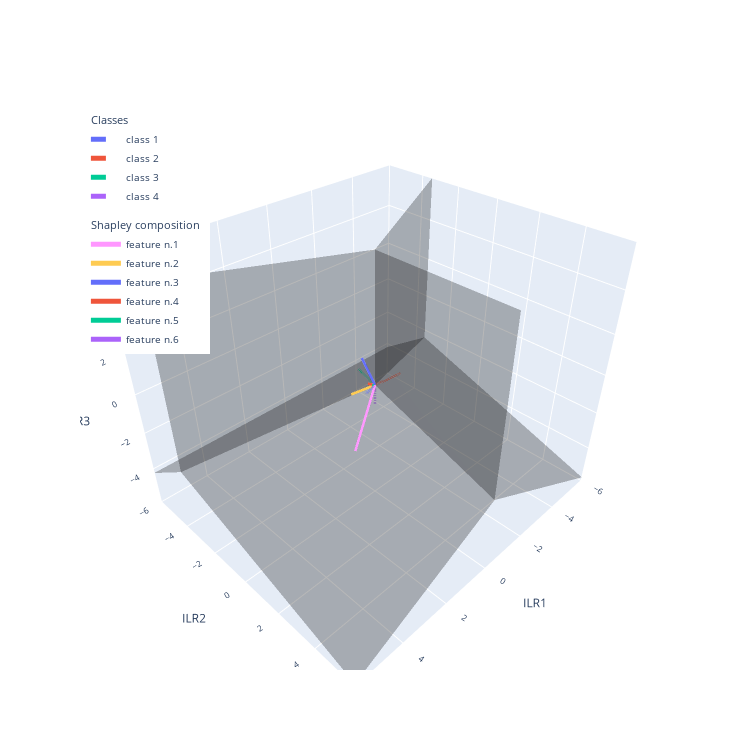
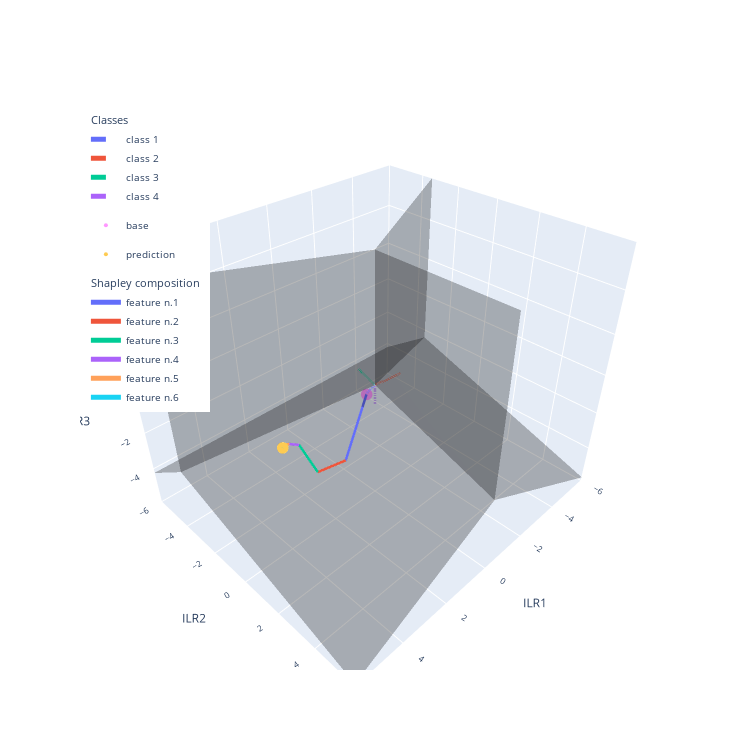

The notebook cell saved with these charts, in order:
### Code cell
#PLOT the 3D ILR SPACE (CORRESPONDING TO THE CHOSEN ILR COMPONENTS LISTED IN BALANCES).
#plot range [-lim, lim]
#If shapley_sum is True, the sum of the shapley vectors are summed fro the base distribution to the prediction

fig = explainer.plot_ilr_space(balances=[1, 2, 3], lim=6, figsize=750)

fig = explainer.plot_ilr_space(balances=[1, 2, 3], shapley_sum=True, lim=6, figsize=750)

### Figure 1 — Plotly figure (JSON) as saved in the notebook; plotly's stock layout.template omitted (floating-point values rounded to 4 significant figures)
{"data": [{"legendgroup": "class", "legendgrouptitle": {"text": "Classes"}, "line": {"dash": "dash", "width": 5}, "mode": "lines", "name": "class 1", "type": "scatter3d", "x": [0, 0.8165], "y": [0, 0.4714], "z": [0, 0.3333]}, {"legendgroup": "class", "legendgrouptitle": {"text": "Classes"}, "line": {"dash": "dash", "width": 5}, "mode": "lines", "name": "class 2", "type": "scatter3d", "x": [0, -0.8165], "y": [0, 0.4714], "z": [0, 0.3333]}, {"legendgroup": "class", "legendgrouptitle": {"text": "Classes"}, "line": {"dash": "dash", "width": 5}, "mode": "lines", "name": "class 3", "type": "scatter3d", "x": [0, -3.988e-17], "y": [0, -0.9428], "z": [0, 0.3333]}, {"legendgroup": "class", "legendgrouptitle": {"text": "Classes"}, "line": {"dash": "dash", "width": 5}, "mode": "lines", "name": "class 4", "type": "scatter3d", "x": [0, -3.988e-17], "y": [0, -6.869e-17], "z": [0, -1.0]}, {"alphahull": 0, "color": "black", "opacity": 0.15, "type": "mesh3d", "x": [0, 48.99, 2.393e-15, 2.393e-15], "y": [0, -28.28, 56.57, 4.121e-15], "z": [0, -20.0, -20.0, 60.0]}, {"alphahull": 0, "color": "black", "opacity": 0.15, "type": "mesh3d", "x": [-48.99, 0, 2.393e-15, 2.393e-15], "y": [-28.28, 0, 56.57, 4.121e-15], "z": [-20.0, 0, -20.0, 60.0]}, {"alphahull": 0, "color": "black", "opacity": 0.15, "type": "mesh3d", "x": [-48.99, 48.99, 0, 2.393e-15], "y": [-28.28, -28.28, 0, 4.121e-15], "z": [-20.0, -20.0, 0, 60.0]}, {"alphahull": 0, "color": "black", "opacity": 0.15, "type": "mesh3d", "x": [-48.99, 48.99, 2.393e-15, 0], "y": [-28.28, -28.28, 56.57, 0], "z": [-20.0, -20.0, -20.0, 0]}, {"legendgroup": "shapley", "legendgrouptitle": {"text": "Shapley composition"}, "line": {"width": 5}, "mode": "lines", "name": "feature n.1", "type": "scatter3d", "x": [0, 3.29], "y": [0, 2.889], "z": [0, 0.7467]}, {"legendgroup": "shapley", "legendgrouptitle": {"text": "Shapley composition"}, "line": {"width": 5}, "mode": "lines", "name": "feature n.2", "type": "scatter3d", "x": [0, 0.8062], "y": [0, -0.3676], "z": [0, -0.176]}, {"legendgroup": "shapley", "legendgrouptitle": {"text": "Shapley composition"}, "line": {"width": 5}, "mode": "lines", "name": "feature n.3", "type": "scatter3d", "x": [0, 0.5335], "y": [0, -0.07981], "z": [0, 1.59]}, {"legendgroup": "shapley", "legendgrouptitle": {"text": "Shapley composition"}, "line": {"width": 5}, "mode": "lines", "name": "feature n.4", "type": "scatter3d", "x": [0, 0.2784], "y": [0, -0.06628], "z": [0, 0.1985]}, {"legendgroup": "shapley", "legendgrouptitle": {"text": "Shapley composition"}, "line": {"width": 5}, "mode": "lines", "name": "feature n.5", "type": "scatter3d", "x": [0, 0.1217], "y": [0, -0.01192], "z": [0, 0.06428]}, {"legendgroup": "shapley", "legendgrouptitle": {"text": "Shapley composition"}, "line": {"width": 5}, "mode": "lines", "name": "feature n.6", "type": "scatter3d", "x": [0, 0.1251], "y": [0, 0.03542], "z": [0, -0.02768]}], "layout": {"autosize": false, "font": {"size": 10}, "height": 750, "legend": {"x": 0.01, "xanchor": "left", "y": 0.99, "yanchor": "top"}, "scene": {"xaxis": {"range": [-6, 6], "title": {"text": "ILR1"}}, "yaxis": {"range": [-6, 6], "title": {"text": "ILR2"}}, "zaxis": {"range": [-6, 6], "title": {"text": "ILR3"}}}, "width": 750}}

### Figure 2 — Plotly figure (JSON) as saved in the notebook; plotly's stock layout.template omitted (floating-point values rounded to 4 significant figures)
{"data": [{"legendgroup": "class", "legendgrouptitle": {"text": "Classes"}, "line": {"dash": "dash", "width": 5}, "mode": "lines", "name": "class 1", "type": "scatter3d", "x": [0, 0.8165], "y": [0, 0.4714], "z": [0, 0.3333]}, {"legendgroup": "class", "legendgrouptitle": {"text": "Classes"}, "line": {"dash": "dash", "width": 5}, "mode": "lines", "name": "class 2", "type": "scatter3d", "x": [0, -0.8165], "y": [0, 0.4714], "z": [0, 0.3333]}, {"legendgroup": "class", "legendgrouptitle": {"text": "Classes"}, "line": {"dash": "dash", "width": 5}, "mode": "lines", "name": "class 3", "type": "scatter3d", "x": [0, -3.988e-17], "y": [0, -0.9428], "z": [0, 0.3333]}, {"legendgroup": "class", "legendgrouptitle": {"text": "Classes"}, "line": {"dash": "dash", "width": 5}, "mode": "lines", "name": "class 4", "type": "scatter3d", "x": [0, -3.988e-17], "y": [0, -6.869e-17], "z": [0, -1.0]}, {"alphahull": 0, "color": "black", "opacity": 0.15, "type": "mesh3d", "x": [0, 48.99, 2.393e-15, 2.393e-15], "y": [0, -28.28, 56.57, 4.121e-15], "z": [0, -20.0, -20.0, 60.0]}, {"alphahull": 0, "color": "black", "opacity": 0.15, "type": "mesh3d", "x": [-48.99, 0, 2.393e-15, 2.393e-15], "y": [-28.28, 0, 56.57, 4.121e-15], "z": [-20.0, 0, -20.0, 60.0]}, {"alphahull": 0, "color": "black", "opacity": 0.15, "type": "mesh3d", "x": [-48.99, 48.99, 0, 2.393e-15], "y": [-28.28, -28.28, 0, 4.121e-15], "z": [-20.0, -20.0, 0, 60.0]}, {"alphahull": 0, "color": "black", "opacity": 0.15, "type": "mesh3d", "x": [-48.99, 48.99, 2.393e-15, 0], "y": [-28.28, -28.28, 56.57, 0], "z": [-20.0, -20.0, -20.0, 0]}, {"marker": {"size": 4}, "mode": "markers", "name": "base", "type": "scatter3d", "x": [0.03083], "y": [-0.4419], "z": [-0.6971]}, {"marker": {"size": 4}, "mode": "markers", "name": "prediction", "type": "scatter3d", "x": [5.186], "y": [1.957], "z": [1.699]}, {"legendgroup": "shapley", "legendgrouptitle": {"text": "Shapley composition"}, "line": {"width": 5}, "mode": "lines", "name": "feature n.1", "type": "scatter3d", "x": [0.03083, 3.321], "y": [-0.4419, 2.447], "z": [-0.6971, 0.04962]}, {"legendgroup": "shapley", "legendgrouptitle": {"text": "Shapley composition"}, "line": {"width": 5}, "mode": "lines", "name": "feature n.2", "type": "scatter3d", "x": [3.321, 4.127], "y": [2.447, 2.08], "z": [0.04962, -0.1264]}, {"legendgroup": "shapley", "legendgrouptitle": {"text": "Shapley composition"}, "line": {"width": 5}, "mode": "lines", "name": "feature n.3", "type": "scatter3d", "x": [4.127, 4.661], "y": [2.08, 2.0], "z": [-0.1264, 1.464]}, {"legendgroup": "shapley", "legendgrouptitle": {"text": "Shapley composition"}, "line": {"width": 5}, "mode": "lines", "name": "feature n.4", "type": "scatter3d", "x": [4.661, 4.939], "y": [2.0, 1.933], "z": [1.464, 1.663]}, {"legendgroup": "shapley", "legendgrouptitle": {"text": "Shapley composition"}, "line": {"width": 5}, "mode": "lines", "name": "feature n.5", "type": "scatter3d", "x": [4.939, 5.061], "y": [1.933, 1.922], "z": [1.663, 1.727]}, {"legendgroup": "shapley", "legendgrouptitle": {"text": "Shapley composition"}, "line": {"width": 5}, "mode": "lines", "name": "feature n.6", "type": "scatter3d", "x": [5.061, 5.186], "y": [1.922, 1.957], "z": [1.727, 1.699]}], "layout": {"autosize": false, "font": {"size": 10}, "height": 750, "legend": {"x": 0.01, "xanchor": "left", "y": 0.99, "yanchor": "top"}, "scene": {"xaxis": {"range": [-6, 6], "title": {"text": "ILR1"}}, "yaxis": {"range": [-6, 6], "title": {"text": "ILR2"}}, "zaxis": {"range": [-6, 6], "title": {"text": "ILR3"}}}, "width": 750}}
